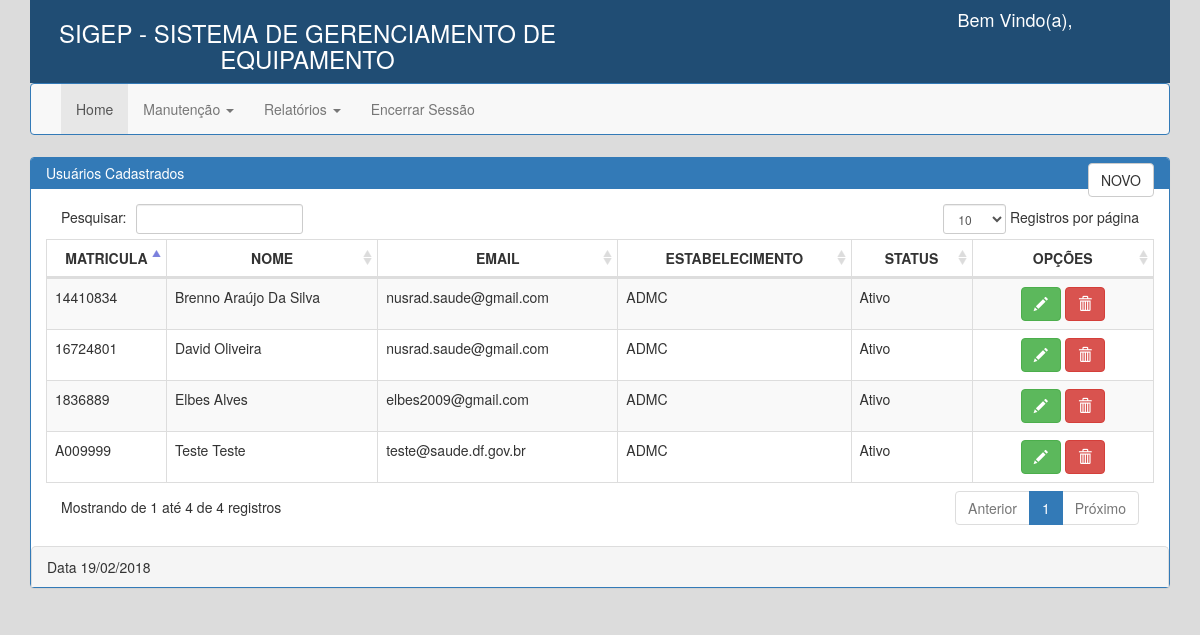
The page /view/usuario/listaUsuario.php on the database its author committed.
### tables this page shows
CREATE TABLE `tb_usuario` (
  `id_usuario` int(11) NOT NULL,
  `matricula` varchar(20) DEFAULT NULL,
  `nome_usuario` varchar(60) DEFAULT NULL,
  `sobrenome_usuario` varchar(150) DEFAULT NULL,
  `email` varchar(100) DEFAULT NULL,
  `senha` varchar(50) DEFAULT NULL,
  `status_usuario` varchar(20) DEFAULT NULL,
  `data_cadastro` date DEFAULT NULL,
  `id_perfil` int(11) NOT NULL,
  `id_estabelecimento` int(11) NOT NULL
);

CREATE TABLE `tb_estabelecimento` (
  `id_estabelecimento` int(11) NOT NULL,
  `nome_estabelecimento` varchar(150) DEFAULT NULL,
  `numero_estabelecimento` int(11) DEFAULT NULL,
  `cidade_estabelecimento` varchar(50) DEFAULT NULL,
  `id_tipo_estabelecimento` int(11) NOT NULL,
  `id_regiao` int(11) NOT NULL
);

### Model/Conexao.class.php (called while the page is built, shortened)
<?php
class Conexao{
	public $dbType = "mysql";
	public $host = "10.86.0.8";
	public $user = "sesdf";
	public $senha = "sesdf2017";
	public $db = "db_equipamentos";
	public $persistent = false;
	public function getConnection(){
		try{
			$this->con = new PDO($this->dbType.":host=".$this->host.";dbname=".$this->db, $this->user, $this->senha,
			array( PDO::ATTR_PERSISTENT => $this->persistent ) );
			return $this->con;
		}catch ( PDOException $ex ){ echo "Erro: ".$ex->getMessage(); }
	}
}
?>

### Model/UsuarioDAO.php (called while the page is built, shortened)
<?php
class UsuarioDAO extends Conexao{
 	public $conex = null;
 	public function UsuarioDAO(){
 		$this->conex = Conexao :: getConnection();
 	}
	public function listar() {
	 		try {
			$this->conex->beginTransaction();
			$stmt = $this->conex->prepare("SELECT * FROM tb_usuario ORDER BY id_usuario DESC");
			$stmt->execute();
			$this->conex->commit();
			$this->conex = null;
			return $stmt;
			$this->conex = Conexao :: Close();
		} catch (PDOException $ex) {
			echo "Erro: " . $ex->getMessage();
		}
	}
 }
 ?>

### Model/EstabelecimentoDAO.php (called while the page is built, shortened)
<?php
class EstabelecimentoDAO extends Conexao{
	public $conex = null;
	public function EstabelecimentoDAO(){
		$this->conex = Conexao :: getConnection();
	}
	public function pesquisar($id_estab) {
		try {
				$this->conex->beginTransaction();
				$stmt = $this->conex->prepare("SELECT * FROM tb_estabelecimento WHERE id_estabelecimento = {$id_estab}");
				$stmt->execute();
				$this->conex->commit();
				$this->conex = null;
			return $stmt;
		} catch (PDOException $ex) {
			echo "Erro: " . $ex->getMessage();
		}
	}
}

### view/usuario/listaUsuario.php (the view, shortened to what this page needs)
<!DOCTYPE html>
<html>
    <head>
        <link href="../css/bootstrap.css" rel="stylesheet">
        <link href="../css/style.css" rel="stylesheet">
        <link rel="stylesheet" type="text/css" href="../css/dist/sweetalert.css">
    </head>
    <body>
        <?php
        include_once '../../Model/session.php';
        include_once '../../Model/UsuarioDAO.php';
        include_once '../../Model/EstabelecimentoDAO.php';
        include_once '../menu.php';
        ?>
        <div class="container">
            <div class="row-fluid">
                <div class="panel panel-primary">
                    <div class="panel-heading">Usuários Cadastrados
                    	<input type="button" style="float: right;" class="btn btn-default" value="NOVO" accesskey=""onclick="window.location = 'formUsuario.php'" title="Cadastrar novo Usuário">
                     </div>
                    <div class="panel-body">
                        <table  width="100%" class="table table-striped table-bordered table-hover" id="dataTables-usuario">
                            <thead>
                                <tr>
                                    <th width="35px" style="text-align: center">MATRICULA</th>
                                    <th style="text-align: center">NOME</th>
                                    <th style="text-align: center">EMAIL</th>
                                    <th style="text-align: center">ESTABELECIMENTO</th>
                                    <th style="text-align: center">STATUS</th>
                                    <th width="150px" style="text-align: center">OPÇÕES</th>
                                </tr>
                            </thead>
							<tbody>
                            <?php
                            $obj = new UsuarioDAO();
                            foreach ($obj->listar() as $key){
                            	$id_usuario = $key['id_usuario'];
                            	$matricula = $key['matricula'];
                            	$nome = $key['nome_usuario'];
                            	$sobrenome_usuario = $key['sobrenome_usuario'];
                            	$email = $key['email'];
                            	$id_estabelecimento = $key['id_estabelecimento'];
                            	$status = $key['status_usuario'];
                            	$estabelecimento = nomeEstab($id_estabelecimento);
                            	echo "
                            	<tr>
                            	<td >$matricula</td>
                            	<td >$nome $sobrenome_usuario</td>
                            	<td >$email</td>
                            	<td>$estabelecimento</td>
                            	<td>$status</td>
                            	 <td width='150px' style='text-align: center'>
                            	 	<a title='Alterar' href='formEditarUsuario.php?id_usuario=$id_usuario' class='btn btn-success mgn-btn-dt'><i class='glyphicon glyphicon-pencil'></i></a>
                            	 	<a title='Alterar' href='#' onclick='swal({   title: 'Sair?', type: 'warning', text:'Tem certeza que deseja realmente Sair?',  showCancelButton: true,   confirmButtonColor: '#DD6B55',confirmButtonText: 'SAIR', cancelButtonText: 'CANCELAR', closeOnConfirm: false}, function(){window.location.href = '../../control/usuario/excluir_usuario?id_usuario=$id_usuario';});' class='btn btn-danger mgn-btn-dt'><i class='glyphicon glyphicon-trash'></i></a>
                            	</td>
                            	</tr>";
                            	}
                            	?>
                       </tbody>
                        </table>
    					</div>
                </div>
            </div>
        </div>
    </body>
    <link href="../../resources/datatables-plugins/dataTables.bootstrap.css" rel="stylesheet">
    <link href="../../resources/datatables-responsive/dataTables.responsive.css" rel="stylesheet">
</html>

### view/css/style.css (style rules this page uses)
body { background-color: #DCDCDC; }

### rows shown on the page
tb_usuario: matricula "14410834", nome_usuario "Brenno", sobrenome_usuario "Araújo Da Silva", email "nusrad.saude@gmail.com", id_estabelecimento.nome_estabelecimento "ADMC", status_usuario "Ativo"
tb_usuario: matricula "16724801", nome_usuario "David", sobrenome_usuario "Oliveira", email "nusrad.saude@gmail.com", estabelecimento "ADMC", status_usuario "Ativo"
tb_usuario: matricula "A009999", nome_usuario "Teste", sobrenome_usuario "Teste", email "teste@saude.df.gov.br", estabelecimento "ADMC", status_usuario "Ativo"
tb_usuario: matricula "1836889", nome_usuario "Elbes", sobrenome_usuario "Alves", email "elbes2009@gmail.com", estabelecimento "ADMC", status_usuario "Ativo"
